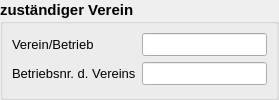
         <widget class="QGroupBox" name="vaClubGroup">
          <property name="font">
           <font>
            <pointsize>11</pointsize>
            <bold>true</bold>
           </font>
          </property>
          <property name="title">
           <string>zuständiger Verein</string>
          </property>
          <layout class="QHBoxLayout" name="horizontalLayout_6">
           <property name="leftMargin">
            <number>0</number>
           </property>
           <property name="topMargin">
            <number>0</number>
           </property>
           <property name="rightMargin">
            <number>0</number>
           </property>
           <property name="bottomMargin">
            <number>0</number>
           </property>
           <item>
            <widget class="QWidget" name="widget_3" native="true">
             <property name="font">
              <font>
               <pointsize>10</pointsize>
               <bold>false</bold>
              </font>
             </property>
             <layout class="QFormLayout" name="formLayout_2">
              <property name="leftMargin">
               <number>9</number>
              </property>
              <property name="topMargin">
               <number>9</number>
              </property>
              <property name="rightMargin">
               <number>9</number>
              </property>
              <property name="bottomMargin">
               <number>9</number>
              </property>
              <item row="0" column="0">
               <widget class="QLabel" name="vaClubLbl">
                <property name="text">
                 <string>Verein/Betrieb</string>
                </property>
               </widget>
              </item>
              <item row="0" column="1">
               <widget class="QLineEdit" name="vaClubInput"/>
              </item>
              <item row="1" column="0">
               <widget class="QLabel" name="vaClubNumberLbl">
                <property name="text">
                 <string>Betriebsnr. d. Vereins</string>
                </property>
               </widget>
              </item>
              <item row="1" column="1">
               <widget class="QLineEdit" name="vaClubNumberInput"/>
              </item>
             </layout>
            </widget>
           </item>
          </layout>
         </widget>
